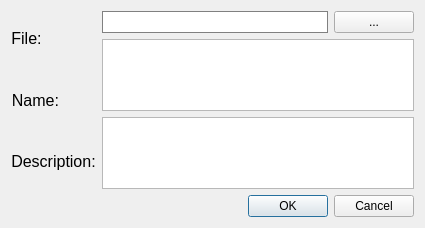
<?xml version="1.0" encoding="UTF-8"?>
<ui version="4.0">
 <class>AddMediaDialog</class>
 <widget class="QDialog" name="AddMediaDialog">
  <property name="geometry">
   <rect>
    <x>0</x>
    <y>0</y>
    <width>425</width>
    <height>228</height>
   </rect>
  </property>
  <property name="windowTitle">
   <string>Dialog</string>
  </property>
  <layout class="QVBoxLayout" name="verticalLayout_3">
   <item>
    <layout class="QHBoxLayout" name="horizontalLayout_2">
     <item>
      <layout class="QVBoxLayout" name="verticalLayout">
       <item>
        <widget class="QLabel" name="label">
         <property name="sizePolicy">
          <sizepolicy hsizetype="Fixed" vsizetype="Preferred">
           <horstretch>0</horstretch>
           <verstretch>0</verstretch>
          </sizepolicy>
         </property>
         <property name="font">
          <font>
           <pointsize>12</pointsize>
          </font>
         </property>
         <property name="text">
          <string>File:</string>
         </property>
         <property name="alignment">
          <set>Qt::AlignCenter</set>
         </property>
        </widget>
       </item>
       <item>
        <widget class="QLabel" name="label_4">
         <property name="sizePolicy">
          <sizepolicy hsizetype="Fixed" vsizetype="Preferred">
           <horstretch>0</horstretch>
           <verstretch>0</verstretch>
          </sizepolicy>
         </property>
         <property name="font">
          <font>
           <pointsize>12</pointsize>
          </font>
         </property>
         <property name="text">
          <string>Name:</string>
         </property>
         <property name="alignment">
          <set>Qt::AlignRight|Qt::AlignTrailing|Qt::AlignVCenter</set>
         </property>
        </widget>
       </item>
       <item>
        <widget class="QLabel" name="label_5">
         <property name="sizePolicy">
          <sizepolicy hsizetype="Fixed" vsizetype="Preferred">
           <horstretch>0</horstretch>
           <verstretch>0</verstretch>
          </sizepolicy>
         </property>
         <property name="font">
          <font>
           <pointsize>12</pointsize>
          </font>
         </property>
         <property name="text">
          <string>Description:</string>
         </property>
         <property name="alignment">
          <set>Qt::AlignCenter</set>
         </property>
        </widget>
       </item>
      </layout>
     </item>
     <item>
      <layout class="QVBoxLayout" name="verticalLayout_2">
       <item>
        <layout class="QHBoxLayout" name="horizontalLayout">
         <item>
          <widget class="QLabel" name="media_file_label">
           <property name="sizePolicy">
            <sizepolicy hsizetype="Expanding" vsizetype="Preferred">
             <horstretch>0</horstretch>
             <verstretch>0</verstretch>
            </sizepolicy>
           </property>
           <property name="styleSheet">
            <string notr="true">background-color:white;
border-style:solid;
border-width:1px;
border-color:gray;</string>
           </property>
           <property name="text">
            <string/>
           </property>
          </widget>
         </item>
         <item>
          <widget class="QPushButton" name="select_media_file_button">
           <property name="text">
            <string>...</string>
           </property>
          </widget>
         </item>
        </layout>
       </item>
       <item>
        <widget class="QPlainTextEdit" name="media_name_text_edit">
         <property name="verticalScrollBarPolicy">
          <enum>Qt::ScrollBarAlwaysOff</enum>
         </property>
        </widget>
       </item>
       <item>
        <widget class="QPlainTextEdit" name="media_desc_text_edit">
         <property name="verticalScrollBarPolicy">
          <enum>Qt::ScrollBarAlwaysOff</enum>
         </property>
        </widget>
       </item>
      </layout>
     </item>
    </layout>
   </item>
   <item>
    <layout class="QHBoxLayout" name="horizontalLayout_3">
     <item>
      <spacer name="horizontalSpacer">
       <property name="orientation">
        <enum>Qt::Horizontal</enum>
       </property>
       <property name="sizeHint" stdset="0">
        <size>
         <width>40</width>
         <height>20</height>
        </size>
       </property>
      </spacer>
     </item>
     <item>
      <widget class="QDialogButtonBox" name="buttonBox">
       <property name="orientation">
        <enum>Qt::Horizontal</enum>
       </property>
       <property name="standardButtons">
        <set>QDialogButtonBox::Cancel|QDialogButtonBox::Ok</set>
       </property>
      </widget>
     </item>
    </layout>
   </item>
  </layout>
 </widget>
 <resources/>
 <connections>
  <connection>
   <sender>buttonBox</sender>
   <signal>accepted()</signal>
   <receiver>AddMediaDialog</receiver>
   <slot>accept()</slot>
   <hints>
    <hint type="sourcelabel">
     <x>248</x>
     <y>254</y>
    </hint>
    <hint type="destinationlabel">
     <x>157</x>
     <y>274</y>
    </hint>
   </hints>
  </connection>
  <connection>
   <sender>buttonBox</sender>
   <signal>rejected()</signal>
   <receiver>AddMediaDialog</receiver>
   <slot>reject()</slot>
   <hints>
    <hint type="sourcelabel">
     <x>316</x>
     <y>260</y>
    </hint>
    <hint type="destinationlabel">
     <x>286</x>
     <y>274</y>
    </hint>
   </hints>
  </connection>
 </connections>
</ui>
